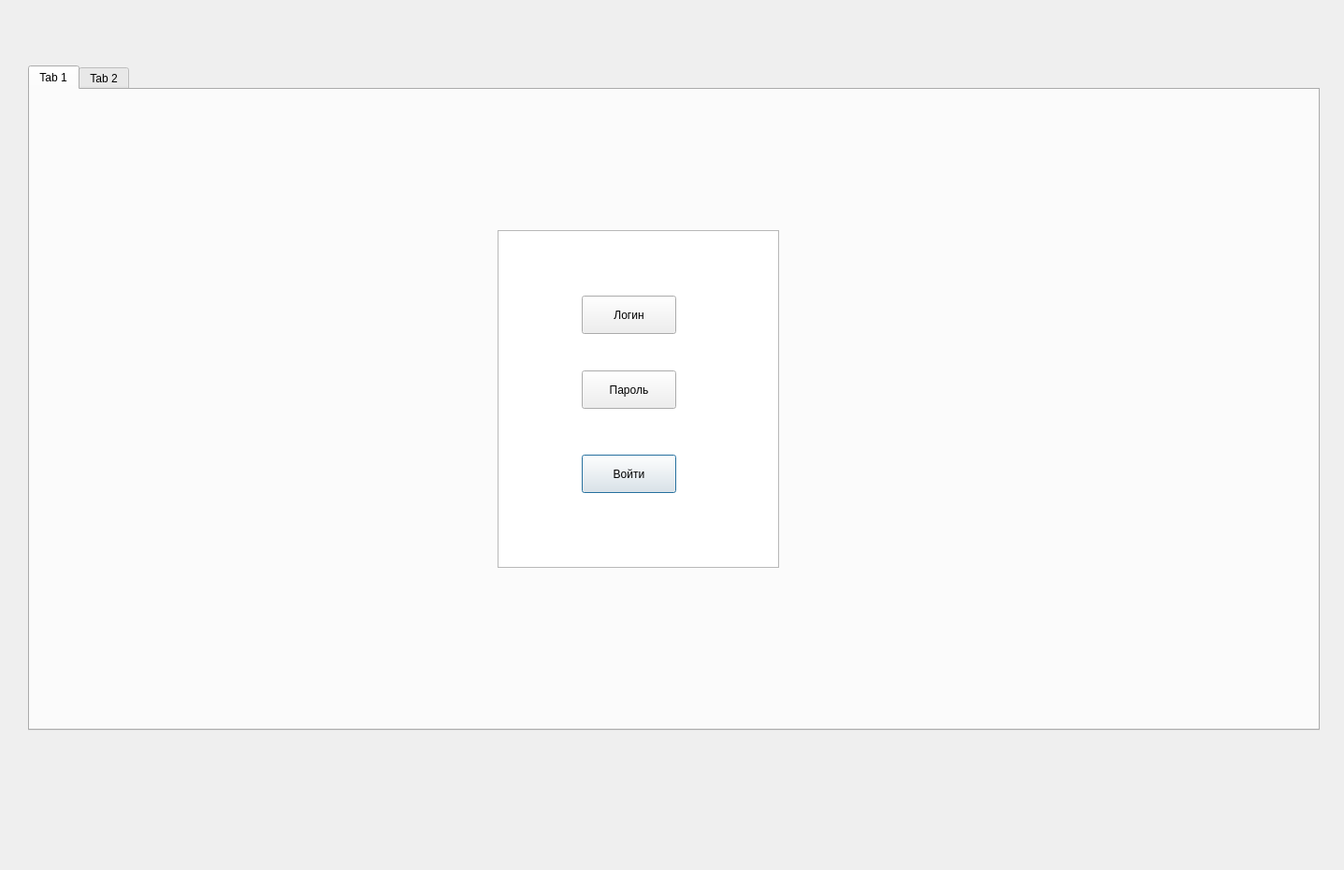
<?xml version="1.0" encoding="UTF-8"?>
<ui version="4.0">
 <class>Dialog</class>
 <widget class="QDialog" name="Dialog">
  <property name="geometry">
   <rect>
    <x>0</x>
    <y>0</y>
    <width>1437</width>
    <height>930</height>
   </rect>
  </property>
  <property name="windowTitle">
   <string>Dialog</string>
  </property>
  <widget class="QTabWidget" name="tabWidget">
   <property name="geometry">
    <rect>
     <x>30</x>
     <y>70</y>
     <width>1381</width>
     <height>711</height>
    </rect>
   </property>
   <property name="currentIndex">
    <number>0</number>
   </property>
   <widget class="QWidget" name="tab">
    <attribute name="title">
     <string>Tab 1</string>
    </attribute>
    <widget class="QListWidget" name="listWidget">
     <property name="geometry">
      <rect>
       <x>500</x>
       <y>150</y>
       <width>301</width>
       <height>361</height>
      </rect>
     </property>
    </widget>
    <widget class="QToolButton" name="toolButton">
     <property name="geometry">
      <rect>
       <x>590</x>
       <y>220</y>
       <width>101</width>
       <height>41</height>
      </rect>
     </property>
     <property name="text">
      <string>Логин</string>
     </property>
    </widget>
    <widget class="QToolButton" name="toolButton_2">
     <property name="geometry">
      <rect>
       <x>590</x>
       <y>300</y>
       <width>101</width>
       <height>41</height>
      </rect>
     </property>
     <property name="text">
      <string>Пароль</string>
     </property>
    </widget>
    <widget class="QPushButton" name="pushButton">
     <property name="geometry">
      <rect>
       <x>590</x>
       <y>390</y>
       <width>101</width>
       <height>41</height>
      </rect>
     </property>
     <property name="text">
      <string>Войти</string>
     </property>
    </widget>
   </widget>
   <widget class="QWidget" name="tab_2">
    <attribute name="title">
     <string>Tab 2</string>
    </attribute>
    <widget class="QListView" name="listView">
     <property name="geometry">
      <rect>
       <x>-125</x>
       <y>-9</y>
       <width>1581</width>
       <height>671</height>
      </rect>
     </property>
    </widget>
    <widget class="QPushButton" name="pushButton_2">
     <property name="geometry">
      <rect>
       <x>10</x>
       <y>20</y>
       <width>151</width>
       <height>61</height>
      </rect>
     </property>
     <property name="text">
      <string>Продажи</string>
     </property>
    </widget>
    <widget class="QPushButton" name="pushButton_3">
     <property name="geometry">
      <rect>
       <x>160</x>
       <y>20</y>
       <width>151</width>
       <height>61</height>
      </rect>
     </property>
     <property name="text">
      <string>Прием Товара</string>
     </property>
    </widget>
    <widget class="QPushButton" name="pushButton_4">
     <property name="geometry">
      <rect>
       <x>310</x>
       <y>20</y>
       <width>151</width>
       <height>61</height>
      </rect>
     </property>
     <property name="text">
      <string>Перемещение</string>
     </property>
    </widget>
    <widget class="QPushButton" name="pushButton_5">
     <property name="geometry">
      <rect>
       <x>460</x>
       <y>20</y>
       <width>151</width>
       <height>61</height>
      </rect>
     </property>
     <property name="text">
      <string>Списание товара</string>
     </property>
    </widget>
    <widget class="QPushButton" name="pushButton_6">
     <property name="geometry">
      <rect>
       <x>610</x>
       <y>20</y>
       <width>151</width>
       <height>61</height>
      </rect>
     </property>
     <property name="text">
      <string>База Клиентов</string>
     </property>
    </widget>
    <widget class="QPushButton" name="pushButton_7">
     <property name="geometry">
      <rect>
       <x>760</x>
       <y>20</y>
       <width>151</width>
       <height>61</height>
      </rect>
     </property>
     <property name="text">
      <string>Товары и Склады</string>
     </property>
    </widget>
    <widget class="QListView" name="listView_2">
     <property name="geometry">
      <rect>
       <x>180</x>
       <y>150</y>
       <width>921</width>
       <height>421</height>
      </rect>
     </property>
    </widget>
    <widget class="QPushButton" name="pushButton_8">
     <property name="geometry">
      <rect>
       <x>180</x>
       <y>150</y>
       <width>131</width>
       <height>41</height>
      </rect>
     </property>
     <property name="text">
      <string>Процесс выполнения</string>
     </property>
    </widget>
    <widget class="QPushButton" name="pushButton_9">
     <property name="geometry">
      <rect>
       <x>320</x>
       <y>150</y>
       <width>121</width>
       <height>41</height>
      </rect>
     </property>
     <property name="text">
      <string>ФИО Заказчика</string>
     </property>
    </widget>
    <widget class="QPushButton" name="pushButton_10">
     <property name="geometry">
      <rect>
       <x>450</x>
       <y>150</y>
       <width>131</width>
       <height>41</height>
      </rect>
     </property>
     <property name="text">
      <string>Контактные данные</string>
     </property>
    </widget>
    <widget class="QPushButton" name="pushButton_11">
     <property name="geometry">
      <rect>
       <x>590</x>
       <y>150</y>
       <width>121</width>
       <height>41</height>
      </rect>
     </property>
     <property name="text">
      <string>Общаая стоимость</string>
     </property>
    </widget>
    <widget class="QPushButton" name="pushButton_12">
     <property name="geometry">
      <rect>
       <x>720</x>
       <y>150</y>
       <width>121</width>
       <height>41</height>
      </rect>
     </property>
     <property name="text">
      <string>ФИО Сотрудника</string>
     </property>
    </widget>
    <widget class="QPushButton" name="pushButton_13">
     <property name="geometry">
      <rect>
       <x>840</x>
       <y>150</y>
       <width>121</width>
       <height>41</height>
      </rect>
     </property>
     <property name="text">
      <string>Время заказа</string>
     </property>
    </widget>
    <widget class="QPushButton" name="pushButton_14">
     <property name="geometry">
      <rect>
       <x>960</x>
       <y>150</y>
       <width>81</width>
       <height>41</height>
      </rect>
     </property>
     <property name="text">
      <string>Адрес</string>
     </property>
    </widget>
    <widget class="QPushButton" name="pushButton_15">
     <property name="geometry">
      <rect>
       <x>10</x>
       <y>160</y>
       <width>131</width>
       <height>41</height>
      </rect>
     </property>
     <property name="text">
      <string>Выбрать все</string>
     </property>
    </widget>
    <widget class="QPushButton" name="pushButton_16">
     <property name="geometry">
      <rect>
       <x>180</x>
       <y>230</y>
       <width>131</width>
       <height>41</height>
      </rect>
     </property>
     <property name="text">
      <string>Процесс Выполнения</string>
     </property>
    </widget>
    <widget class="QPushButton" name="pushButton_17">
     <property name="geometry">
      <rect>
       <x>180</x>
       <y>290</y>
       <width>131</width>
       <height>41</height>
      </rect>
     </property>
     <property name="text">
      <string>Выполнен</string>
     </property>
    </widget>
    <widget class="QPushButton" name="pushButton_18">
     <property name="geometry">
      <rect>
       <x>180</x>
       <y>350</y>
       <width>131</width>
       <height>41</height>
      </rect>
     </property>
     <property name="text">
      <string>Отмена</string>
     </property>
    </widget>
    <widget class="QPushButton" name="pushButton_19">
     <property name="geometry">
      <rect>
       <x>320</x>
       <y>230</y>
       <width>131</width>
       <height>41</height>
      </rect>
     </property>
     <property name="text">
      <string/>
     </property>
    </widget>
    <widget class="QPushButton" name="pushButton_20">
     <property name="geometry">
      <rect>
       <x>320</x>
       <y>290</y>
       <width>131</width>
       <height>41</height>
      </rect>
     </property>
     <property name="text">
      <string/>
     </property>
    </widget>
    <widget class="QPushButton" name="pushButton_21">
     <property name="geometry">
      <rect>
       <x>320</x>
       <y>350</y>
       <width>131</width>
       <height>41</height>
      </rect>
     </property>
     <property name="text">
      <string/>
     </property>
    </widget>
    <widget class="QPushButton" name="pushButton_22">
     <property name="geometry">
      <rect>
       <x>450</x>
       <y>230</y>
       <width>131</width>
       <height>41</height>
      </rect>
     </property>
     <property name="text">
      <string/>
     </property>
    </widget>
    <widget class="QPushButton" name="pushButton_23">
     <property name="geometry">
      <rect>
       <x>450</x>
       <y>290</y>
       <width>131</width>
       <height>41</height>
      </rect>
     </property>
     <property name="text">
      <string/>
     </property>
    </widget>
    <widget class="QPushButton" name="pushButton_24">
     <property name="geometry">
      <rect>
       <x>450</x>
       <y>350</y>
       <width>131</width>
       <height>41</height>
      </rect>
     </property>
     <property name="text">
      <string/>
     </property>
    </widget>
    <widget class="QPushButton" name="pushButton_25">
     <property name="geometry">
      <rect>
       <x>580</x>
       <y>230</y>
       <width>131</width>
       <height>41</height>
      </rect>
     </property>
     <property name="text">
      <string/>
     </property>
    </widget>
    <widget class="QPushButton" name="pushButton_26">
     <property name="geometry">
      <rect>
       <x>580</x>
       <y>290</y>
       <width>131</width>
       <height>41</height>
      </rect>
     </property>
     <property name="text">
      <string/>
     </property>
    </widget>
    <widget class="QPushButton" name="pushButton_27">
     <property name="geometry">
      <rect>
       <x>580</x>
       <y>350</y>
       <width>131</width>
       <height>41</height>
      </rect>
     </property>
     <property name="text">
      <string/>
     </property>
    </widget>
    <widget class="QPushButton" name="pushButton_28">
     <property name="geometry">
      <rect>
       <x>710</x>
       <y>230</y>
       <width>131</width>
       <height>41</height>
      </rect>
     </property>
     <property name="text">
      <string/>
     </property>
    </widget>
    <widget class="QPushButton" name="pushButton_29">
     <property name="geometry">
      <rect>
       <x>710</x>
       <y>290</y>
       <width>131</width>
       <height>41</height>
      </rect>
     </property>
     <property name="text">
      <string/>
     </property>
    </widget>
    <widget class="QPushButton" name="pushButton_30">
     <property name="geometry">
      <rect>
       <x>710</x>
       <y>350</y>
       <width>131</width>
       <height>41</height>
      </rect>
     </property>
     <property name="text">
      <string/>
     </property>
    </widget>
    <widget class="QPushButton" name="pushButton_31">
     <property name="geometry">
      <rect>
       <x>850</x>
       <y>230</y>
       <width>131</width>
       <height>41</height>
      </rect>
     </property>
     <property name="text">
      <string/>
     </property>
    </widget>
    <widget class="QPushButton" name="pushButton_32">
     <property name="geometry">
      <rect>
       <x>850</x>
       <y>290</y>
       <width>131</width>
       <height>41</height>
      </rect>
     </property>
     <property name="text">
      <string/>
     </property>
    </widget>
    <widget class="QPushButton" name="pushButton_33">
     <property name="geometry">
      <rect>
       <x>850</x>
       <y>350</y>
       <width>131</width>
       <height>41</height>
      </rect>
     </property>
     <property name="text">
      <string/>
     </property>
    </widget>
    <widget class="QPushButton" name="pushButton_34">
     <property name="geometry">
      <rect>
       <x>990</x>
       <y>230</y>
       <width>91</width>
       <height>41</height>
      </rect>
     </property>
     <property name="text">
      <string/>
     </property>
    </widget>
    <widget class="QPushButton" name="pushButton_35">
     <property name="geometry">
      <rect>
       <x>990</x>
       <y>290</y>
       <width>91</width>
       <height>41</height>
      </rect>
     </property>
     <property name="text">
      <string/>
     </property>
    </widget>
    <widget class="QPushButton" name="pushButton_36">
     <property name="geometry">
      <rect>
       <x>990</x>
       <y>350</y>
       <width>91</width>
       <height>41</height>
      </rect>
     </property>
     <property name="text">
      <string/>
     </property>
    </widget>
    <widget class="QPushButton" name="pushButton_37">
     <property name="geometry">
      <rect>
       <x>10</x>
       <y>600</y>
       <width>191</width>
       <height>31</height>
      </rect>
     </property>
     <property name="text">
      <string>Сохранить и выйти</string>
     </property>
    </widget>
    <widget class="QPushButton" name="pushButton_38">
     <property name="geometry">
      <rect>
       <x>10</x>
       <y>100</y>
       <width>131</width>
       <height>41</height>
      </rect>
     </property>
     <property name="text">
      <string>Изменить заказа</string>
     </property>
    </widget>
    <widget class="QPushButton" name="pushButton_39">
     <property name="geometry">
      <rect>
       <x>910</x>
       <y>20</y>
       <width>131</width>
       <height>61</height>
      </rect>
     </property>
     <property name="text">
      <string>Поиск по заказам</string>
     </property>
    </widget>
    <widget class="QPushButton" name="pushButton_40">
     <property name="geometry">
      <rect>
       <x>1040</x>
       <y>20</y>
       <width>131</width>
       <height>61</height>
      </rect>
     </property>
     <property name="text">
      <string>Добавить заказ</string>
     </property>
    </widget>
    <widget class="QPushButton" name="pushButton_41">
     <property name="geometry">
      <rect>
       <x>1120</x>
       <y>150</y>
       <width>191</width>
       <height>31</height>
      </rect>
     </property>
     <property name="text">
      <string>Фильтр выполнения</string>
     </property>
    </widget>
    <widget class="QPushButton" name="pushButton_42">
     <property name="geometry">
      <rect>
       <x>1220</x>
       <y>190</y>
       <width>91</width>
       <height>41</height>
      </rect>
     </property>
     <property name="text">
      <string>В процессе</string>
     </property>
    </widget>
    <widget class="QPushButton" name="pushButton_43">
     <property name="geometry">
      <rect>
       <x>1220</x>
       <y>240</y>
       <width>91</width>
       <height>41</height>
      </rect>
     </property>
     <property name="text">
      <string>Отмена</string>
     </property>
    </widget>
    <widget class="QPushButton" name="pushButton_44">
     <property name="geometry">
      <rect>
       <x>1220</x>
       <y>290</y>
       <width>91</width>
       <height>41</height>
      </rect>
     </property>
     <property name="text">
      <string>Выполнено</string>
     </property>
    </widget>
   </widget>
  </widget>
 </widget>
 <resources/>
 <connections/>
</ui>
